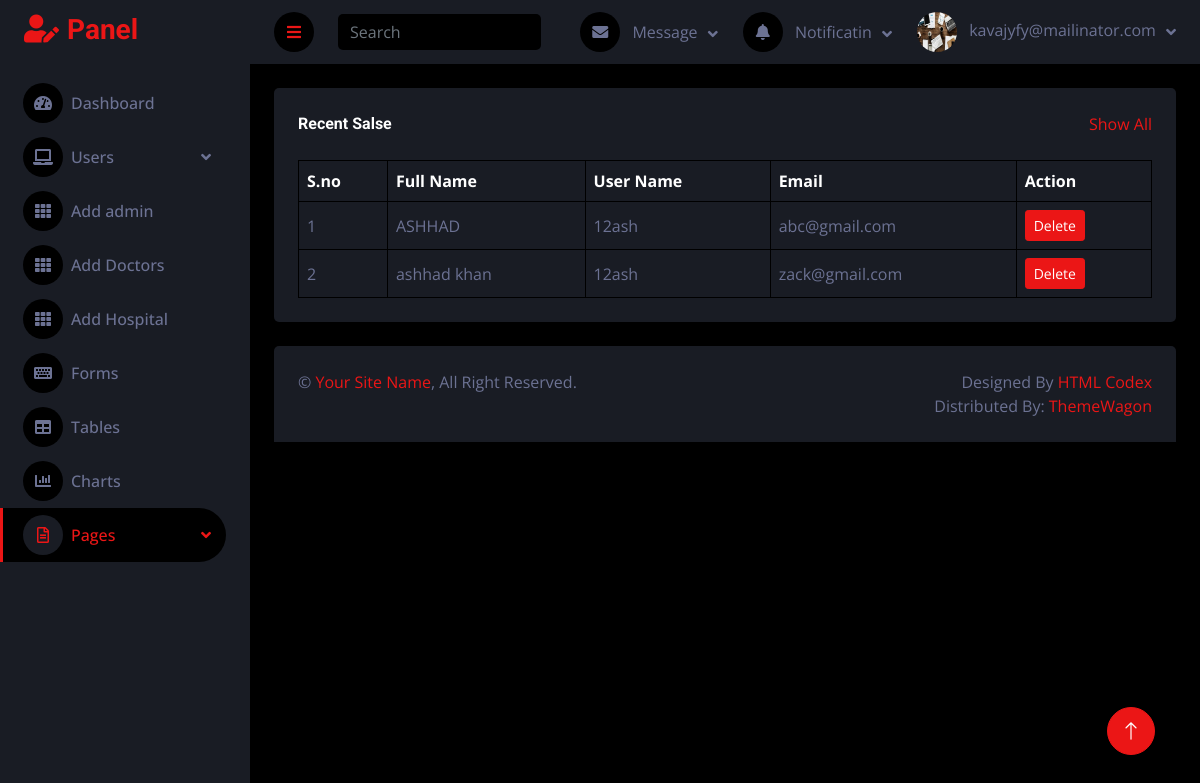
The page /admin/patients.php (signed in) on the database its author committed.
### tables this page shows
CREATE TABLE `user` (
  `id` int(11) NOT NULL,
  `fullname` varchar(100) NOT NULL,
  `username` varchar(10) NOT NULL,
  `email` varchar(100) NOT NULL,
  `password` varchar(10) NOT NULL,
  `role` int(11) NOT NULL,
  `img` varchar(100) NOT NULL
);

CREATE TABLE `patients` (
  `id` int(11) NOT NULL,
  `fullname` varchar(100) NOT NULL,
  `username` varchar(100) NOT NULL,
  `email` varchar(100) NOT NULL,
  `password` varchar(100) NOT NULL
);

### admin/patients.php (the view)
<?php
include "sidebar.php";
include "navbar.php";
include "config.php";
$query = "SELECT * FROM `patients`";
$result = mysqli_query($conn, $query);
if (mysqli_num_rows($result) > 0) {
?>
    <div class="container-fluid pt-4 px-4">
        <div class="bg-secondary text-center rounded p-4">
            <div class="d-flex align-items-center justify-content-between mb-4">
                <h6 class="mb-0">Recent Salse</h6>
                <a href="">Show All</a>
            </div>
            <div class="table-responsive">
                <table class="table text-start align-middle table-bordered table-hover mb-0">
                    <thead>
                        <tr class="text-white">
                            <th scope="col">S.no</th>
                            <th scope="col">Full Name</th>
                            <th scope="col">User Name</th>
                            <th scope="col">Email</th>
                            <th scope="col">Action</th>
                        </tr>
                    </thead>
                    <tbody>
                        <?php
                        while ($row = mysqli_fetch_assoc($result)) {
                        ?>
                            <tr>
                                <td><?php echo $row['id']; ?></td>
                                <td><?php echo $row['fullname']; ?></td>
                                <td><?php echo $row['username']; ?></td>
                                <td><?php echo $row['email']; ?></td>
                                <td><a class="btn btn-sm btn-primary" href="deletepatient.php?id=<?php echo $row["id"];?>">Delete</a></td>
                            </tr>
                        <?php } ?>
                    </tbody>
                </table>
            <?php } ?>
            </div>
        </div>
    </div>
    <?php include "footer.php";
    ?>

### admin/navbar.php (shortened to what this page needs)
<div class="content">
    <nav class="navbar navbar-expand bg-secondary navbar-dark sticky-top px-4 py-0">
        <a href="#" class="sidebar-toggler flex-shrink-0">
            <i class="fa fa-bars"></i>
        </a>
        <form class="d-none d-md-flex ms-4">
            <input class="form-control bg-dark border-0" type="search" placeholder="Search">
        </form>
        <div class="navbar-nav align-items-center ms-auto">
            <div class="nav-item dropdown">
                <a href="#" class="nav-link dropdown-toggle" data-bs-toggle="dropdown">
                    <i class="fa fa-envelope me-lg-2"></i>
                    <span class="d-none d-lg-inline-flex">Message</span>
                </a>
            </div>
            <div class="nav-item dropdown">
                <a href="#" class="nav-link dropdown-toggle" data-bs-toggle="dropdown">
                    <i class="fa fa-bell me-lg-2"></i>
                    <span class="d-none d-lg-inline-flex">Notificatin</span>
                </a>
            </div>
            <div class="nav-item dropdown">
                <a href="#" class="nav-link dropdown-toggle" data-bs-toggle="dropdown">
                    <?php
                    $emm = $_SESSION['email'];
                    include "config.php";
                   $query = "SELECT `img` FROM `user` WHERE email = '{$emm}'";
                    $result = mysqli_query($conn,$query);
                    if(mysqli_num_rows($result) > 0) {
                 $row = mysqli_fetch_assoc($result)
                   ?>
                    <img class="rounded-circle me-lg-2" src="upload/<?php echo $row['img']; ?>" alt="" style="width: 40px; height: 40px;">
                    <span class="d-none d-lg-inline-flex"><?php echo $emm; ?></span>
                    <?php } ?>
                </a>
            </div>
        </div>
    </nav>

### admin/css/style.css (style rules this page uses)
:root { --primary: #EB1616; --secondary: #191C24; --light: #6C7293; --dark: #000000; }
.btn { transition: .5s; }
.content { margin-left: 250px; min-height: 100vh; background: var(--dark); transition: 0.5s; }
@media (min-width: 992px) { .content { width: calc(100% - 250px); } }
.content .navbar .navbar-nav .nav-link { margin-left: 25px; padding: 12px 0; color: var(--light); outline: none; }
.content .navbar .sidebar-toggler, .content .navbar .navbar-nav .nav-link i { width: 40px; height: 40px; display: inline-flex; align-items: center; justify-content: center; background: var(--dark); border-radius: 40px; }
.content .navbar .dropdown-toggle::after { margin-left: 6px; vertical-align: middle; border: none; content: "\f107"; font-family: "Font Awesome 5 Free"; font-weight: 900; transition: .5s; }

### rows shown on the page
user: img (picture)
patients: id "1", fullname "ASHHAD", username "12ash", email "abc@gmail.com"
patients: id "2", fullname "ashhad khan", username "12ash", email "zack@gmail.com"

### other values the page prints
$emm "kavajyfy@mailinator.com"
